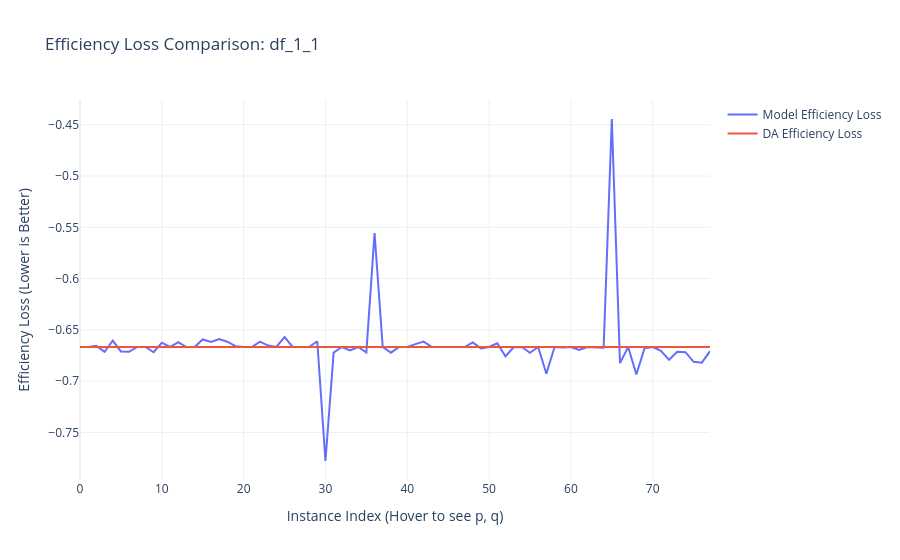

The code cell stored with this chart in its notebook:
### Code cell
import plotly.graph_objects as go
import pandas as pd


def plot_efficiency_comparison(df, name="Scenario"):
    # 1. データの準備
    # p, q の内容をHover時に見やすくするため文字列に変換（適宜スライスで短縮も可）
    hover_text = [f"Index: {i}<br>p: {p}<br>q: {q}" for i, p, q in zip(df.index, df['p'], df['q'])]

    # 2. グラフの作成
    fig = go.Figure()

    # ModelのEfficiency Loss
    fig.add_trace(go.Scatter(
        x=df.index,
        y=df['model_efficiency_loss'],
        mode='lines',
        name='Model Efficiency Loss',
        text=hover_text,
        hoverinfo='text+y'
    ))

    # DAのEfficiency Loss
    fig.add_trace(go.Scatter(
        x=df.index,
        y=df['da_efficiency_loss'],
        mode='lines',
        name='DA Efficiency Loss',
        text=hover_text,
        hoverinfo='text+y'
    ))

    # 3. レイアウトの設定
    fig.update_layout(
        title=f'Efficiency Loss Comparison: {name}',
        xaxis_title='Instance Index (Hover to see p, q)',
        yaxis_title='Efficiency Loss (Lower is Better)',
        hovermode='closest',
        template='plotly_white'
    )

    fig.show()

plot_efficiency_comparison(df_1_1, "df_1_1")

### Figure 1 — Plotly figure (JSON) as saved in the notebook; plotly's stock layout.template omitted (floating-point values rounded to 4 significant figures)
{"data": [{"hoverinfo": "text+y", "mode": "lines", "name": "Model Efficiency Loss", "text": ["Index: 0<br>p: [(3, 2, 1), (3, 2, 1), (3, 2, 1)]<br>q: [(3, 2, 1), (3, 2, 1), (3, 2, 1)]", "Index: 1<br>p: [(3, 2, 1), (3, 2, 1), (3, 2, 1)]<br>q: [(3, 1, 2), (3, 1, 2), (3, 1, 2)]", "Index: 2<br>p: [(3, 2, 1), (3, 2, 1), (3, 2, 1)]<br>q: [(2, 3, 1), (2, 3, 1), (2, 3, 1)]", "Index: 3<br>p: [(3, 2, 1), (3, 2, 1), (3, 2, 1)]<br>q: [(2, 1, 3), (2, 1, 3), (2, 1, 3)]", "Index: 4<br>p: [(3, 2, 1), (3, 2, 1), (3, 2, 1)]<br>q: [(1, 3, 2), (1, 3, 2), (1, 3, 2)]", "Index: 5<br>p: [(3, 2, 1), (3, 2, 1), (3, 2, 1)]<br>q: [(1, 2, 3), (1, 2, 3), (1, 2, 3)]", "Index: 6<br>p: [(3, 2, 1), (3, 2, 1), (3, 2, 1)]<br>q: [(1, 2, 2), (1, 2, 2), (1, 2, 2)]", "Index: 7<br>p: [(3, 2, 1), (3, 2, 1), (3, 2, 1)]<br>q: [(2, 1, 2), (2, 1, 2), (2, 1, 2)]", "Index: 8<br>p: [(3, 2, 1), (3, 2, 1), (3, 2, 1)]<br>q: [(2, 2, 1), (2, 2, 1), (2, 2, 1)]", "Index: 9<br>p: [(3, 2, 1), (3, 2, 1), (3, 2, 1)]<br>q: [(1, 1, 2), (1, 1, 2), (1, 1, 2)]", "Index: 10<br>p: [(3, 2, 1), (3, 2, 1), (3, 2, 1)]<br>q: [(1, 2, 1), (1, 2, 1), (1, 2, 1)]", "Index: 11<br>p: [(3, 2, 1), (3, 2, 1), (3, 2, 1)]<br>q: [(2, 1, 1), (2, 1, 1), (2, 1, 1)]", "Index: 12<br>p: [(3, 2, 1), (3, 2, 1), (3, 2, 1)]<br>q: [(1, 1, 1), (1, 1, 1), (1, 1, 1)]", "Index: 13<br>p: [(3, 1, 2), (3, 1, 2), (3, 1, 2)]<br>q: [(3, 2, 1), (3, 2, 1), (3, 2, 1)]", "Index: 14<br>p: [(3, 1, 2), (3, 1, 2), (3, 1, 2)]<br>q: [(3, 1, 2), (3, 1, 2), (3, 1, 2)]", "Index: 15<br>p: [(3, 1, 2), (3, 1, 2), (3, 1, 2)]<br>q: [(2, 3, 1), (2, 3, 1), (2, 3, 1)]", "Index: 16<br>p: [(3, 1, 2), (3, 1, 2), (3, 1, 2)]<br>q: [(2, 1, 3), (2, 1, 3), (2, 1, 3)]", "Index: 17<br>p: [(3, 1, 2), (3, 1, 2), (3, 1, 2)]<br>q: [(1, 3, 2), (1, 3, 2), (1, 3, 2)]", "Index: 18<br>p: [(3, 1, 2), (3, 1, 2), (3, 1, 2)]<br>q: [(1, 2, 3), (1, 2, 3), (1, 2, 3)]", "Index: 19<br>p: [(3, 1, 2), (3, 1, 2), (3, 1, 2)]<br>q: [(1, 2, 2), (1, 2, 2), (1, 2, 2)]", "Index: 20<br>p: [(3, 1, 2), (3, 1, 2), (3, 1, 2)]<br>q: [(2, 1, 2), (2, 1, 2), (2, 1, 2)]", "Index: 21<br>p: [(3, 1, 2), (3, 1, 2), (3, 1, 2)]<br>q: [(2, 2, 1), (2, 2, 1), (2, 2, 1)]", "Index: 22<br>p: [(3, 1, 2), (3, 1, 2), (3, 1, 2)]<br>q: [(1, 1, 2), (1, 1, 2), (1, 1, 2)]", "Index: 23<br>p: [(3, 1, 2), (3, 1, 2), (3, 1, 2)]<br>q: [(1, 2, 1), (1, 2, 1), (1, 2, 1)]", "Index: 24<br>p: [(3, 1, 2), (3, 1, 2), (3, 1, 2)]<br>q: [(2, 1, 1), (2, 1, 1), (2, 1, 1)]", "Index: 25<br>p: [(3, 1, 2), (3, 1, 2), (3, 1, 2)]<br>q: [(1, 1, 1), (1, 1, 1), (1, 1, 1)]", "Index: 26<br>p: [(2, 3, 1), (2, 3, 1), (2, 3, 1)]<br>q: [(3, 2, 1), (3, 2, 1), (3, 2, 1)]", "Index: 27<br>p: [(2, 3, 1), (2, 3, 1), (2, 3, 1)]<br>q: [(3, 1, 2), (3, 1, 2), (3, 1, 2)]", "Index: 28<br>p: [(2, 3, 1), (2, 3, 1), (2, 3, 1)]<br>q: [(2, 3, 1), (2, 3, 1), (2, 3, 1)]", "Index: 29<br>p: [(2, 3, 1), (2, 3, 1), (2, 3, 1)]<br>q: [(2, 1, 3), (2, 1, 3), (2, 1, 3)]", "Index: 30<br>p: [(2, 3, 1), (2, 3, 1), (2, 3, 1)]<br>q: [(1, 3, 2), (1, 3, 2), (1, 3, 2)]", "Index: 31<br>p: [(2, 3, 1), (2, 3, 1), (2, 3, 1)]<br>q: [(1, 2, 3), (1, 2, 3), (1, 2, 3)]", "Index: 32<br>p: [(2, 3, 1), (2, 3, 1), (2, 3, 1)]<br>q: [(1, 2, 2), (1, 2, 2), (1, 2, 2)]", "Index: 33<br>p: [(2, 3, 1), (2, 3, 1), (2, 3, 1)]<br>q: [(2, 1, 2), (2, 1, 2), (2, 1, 2)]", "Index: 34<br>p: [(2, 3, 1), (2, 3, 1), (2, 3, 1)]<br>q: [(2, 2, 1), (2, 2, 1), (2, 2, 1)]", "Index: 35<br>p: [(2, 3, 1), (2, 3, 1), (2, 3, 1)]<br>q: [(1, 1, 2), (1, 1, 2), (1, 1, 2)]", "Index: 36<br>p: [(2, 3, 1), (2, 3, 1), (2, 3, 1)]<br>q: [(1, 2, 1), (1, 2, 1), (1, 2, 1)]", "Index: 37<br>p: [(2, 3, 1), (2, 3, 1), (2, 3, 1)]<br>q: [(2, 1, 1), (2, 1, 1), (2, 1, 1)]", "Index: 38<br>p: [(2, 3, 1), (2, 3, 1), (2, 3, 1)]<br>q: [(1, 1, 1), (1, 1, 1), (1, 1, 1)]", "Index: 39<br>p: [(2, 1, 3), (2, 1, 3), (2, 1, 3)]<br>q: [(3, 2, 1), (3, 2, 1), (3, 2, 1)]", "Index: 40<br>p: [(2, 1, 3), (2, 1, 3), (2, 1, 3)]<br>q: [(3, 1, 2), (3, 1, 2), (3, 1, 2)]", "Index: 41<br>p: [(2, 1, 3), (2, 1, 3), (2, 1, 3)]<br>q: [(2, 3, 1), (2, 3, 1), (2, 3, 1)]", "Index: 42<br>p: [(2, 1, 3), (2, 1, 3), (2, 1, 3)]<br>q: [(2, 1, 3), (2, 1, 3), (2, 1, 3)]", "Index: 43<br>p: [(2, 1, 3), (2, 1, 3), (2, 1, 3)]<br>q: [(1, 3, 2), (1, 3, 2), (1, 3, 2)]", "Index: 44<br>p: [(2, 1, 3), (2, 1, 3), (2, 1, 3)]<br>q: [(1, 2, 3), (1, 2, 3), (1, 2, 3)]", "Index: 45<br>p: [(2, 1, 3), (2, 1, 3), (2, 1, 3)]<br>q: [(1, 2, 2), (1, 2, 2), (1, 2, 2)]", "Index: 46<br>p: [(2, 1, 3), (2, 1, 3), (2, 1, 3)]<br>q: [(2, 1, 2), (2, 1, 2), (2, 1, 2)]", "Index: 47<br>p: [(2, 1, 3), (2, 1, 3), (2, 1, 3)]<br>q: [(2, 2, 1), (2, 2, 1), (2, 2, 1)]", "Index: 48<br>p: [(2, 1, 3), (2, 1, 3), (2, 1, 3)]<br>q: [(1, 1, 2), (1, 1, 2), (1, 1, 2)]", "Index: 49<br>p: [(2, 1, 3), (2, 1, 3), (2, 1, 3)]<br>q: [(1, 2, 1), (1, 2, 1), (1, 2, 1)]", "Index: 50<br>p: [(2, 1, 3), (2, 1, 3), (2, 1, 3)]<br>q: [(2, 1, 1), (2, 1, 1), (2, 1, 1)]", "Index: 51<br>p: [(2, 1, 3), (2, 1, 3), (2, 1, 3)]<br>q: [(1, 1, 1), (1, 1, 1), (1, 1, 1)]", "Index: 52<br>p: [(1, 3, 2), (1, 3, 2), (1, 3, 2)]<br>q: [(3, 2, 1), (3, 2, 1), (3, 2, 1)]", "Index: 53<br>p: [(1, 3, 2), (1, 3, 2), (1, 3, 2)]<br>q: [(3, 1, 2), (3, 1, 2), (3, 1, 2)]", "Index: 54<br>p: [(1, 3, 2), (1, 3, 2), (1, 3, 2)]<br>q: [(2, 3, 1), (2, 3, 1), (2, 3, 1)]", "Index: 55<br>p: [(1, 3, 2), (1, 3, 2), (1, 3, 2)]<br>q: [(2, 1, 3), (2, 1, 3), (2, 1, 3)]", "Index: 56<br>p: [(1, 3, 2), (1, 3, 2), (1, 3, 2)]<br>q: [(1, 3, 2), (1, 3, 2), (1, 3, 2)]", "Index: 57<br>p: [(1, 3, 2), (1, 3, 2), (1, 3, 2)]<br>q: [(1, 2, 3), (1, 2, 3), (1, 2, 3)]", "Index: 58<br>p: [(1, 3, 2), (1, 3, 2), (1, 3, 2)]<br>q: [(1, 2, 2), (1, 2, 2), (1, 2, 2)]", "Index: 59<br>p: [(1, 3, 2), (1, 3, 2), (1, 3, 2)]<br>q: [(2, 1, 2), (2, 1, 2), (2, 1, 2)]", "Index: 60<br>p: [(1, 3, 2), (1, 3, 2), (1, 3, 2)]<br>q: [(2, 2, 1), (2, 2, 1), (2, 2, 1)]", "Index: 61<br>p: [(1, 3, 2), (1, 3, 2), (1, 3, 2)]<br>q: [(1, 1, 2), (1, 1, 2), (1, 1, 2)]", "Index: 62<br>p: [(1, 3, 2), (1, 3, 2), (1, 3, 2)]<br>q: [(1, 2, 1), (1, 2, 1), (1, 2, 1)]", "Index: 63<br>p: [(1, 3, 2), (1, 3, 2), (1, 3, 2)]<br>q: [(2, 1, 1), (2, 1, 1), (2, 1, 1)]", "Index: 64<br>p: [(1, 3, 2), (1, 3, 2), (1, 3, 2)]<br>q: [(1, 1, 1), (1, 1, 1), (1, 1, 1)]", "Index: 65<br>p: [(1, 2, 3), (1, 2, 3), (1, 2, 3)]<br>q: [(3, 2, 1), (3, 2, 1), (3, 2, 1)]", "Index: 66<br>p: [(1, 2, 3), (1, 2, 3), (1, 2, 3)]<br>q: [(3, 1, 2), (3, 1, 2), (3, 1, 2)]", "Index: 67<br>p: [(1, 2, 3), (1, 2, 3), (1, 2, 3)]<br>q: [(2, 3, 1), (2, 3, 1), (2, 3, 1)]", "Index: 68<br>p: [(1, 2, 3), (1, 2, 3), (1, 2, 3)]<br>q: [(2, 1, 3), (2, 1, 3), (2, 1, 3)]", "Index: 69<br>p: [(1, 2, 3), (1, 2, 3), (1, 2, 3)]<br>q: [(1, 3, 2), (1, 3, 2), (1, 3, 2)]", "Index: 70<br>p: [(1, 2, 3), (1, 2, 3), (1, 2, 3)]<br>q: [(1, 2, 3), (1, 2, 3), (1, 2, 3)]", "Index: 71<br>p: [(1, 2, 3), (1, 2, 3), (1, 2, 3)]<br>q: [(1, 2, 2), (1, 2, 2), (1, 2, 2)]", "Index: 72<br>p: [(1, 2, 3), (1, 2, 3), (1, 2, 3)]<br>q: [(2, 1, 2), (2, 1, 2), (2, 1, 2)]", "Index: 73<br>p: [(1, 2, 3), (1, 2, 3), (1, 2, 3)]<br>q: [(2, 2, 1), (2, 2, 1), (2, 2, 1)]", "Index: 74<br>p: [(1, 2, 3), (1, 2, 3), (1, 2, 3)]<br>q: [(1, 1, 2), (1, 1, 2), (1, 1, 2)]", "Index: 75<br>p: [(1, 2, 3), (1, 2, 3), (1, 2, 3)]<br>q: [(1, 2, 1), (1, 2, 1), (1, 2, 1)]", "Index: 76<br>p: [(1, 2, 3), (1, 2, 3), (1, 2, 3)]<br>q: [(2, 1, 1), (2, 1, 1), (2, 1, 1)]", "Index: 77<br>p: [(1, 2, 3), (1, 2, 3), (1, 2, 3)]<br>q: [(1, 1, 1), (1, 1, 1), (1, 1, 1)]"], "type": "scatter", "x": [0, 1, 2, 3, 4, 5, 6, 7, 8, 9, 10, 11, 12, 13, 14, 15, 16, 17, 18, 19, 20, 21, 22, 23, 24, 25, 26, 27, 28, 29, 30, 31, 32, 33, 34, 35, 36, 37, 38, 39, 40, 41, 42, 43, 44, 45, 46, 47, 48, 49, 50, 51, 52, 53, 54, 55, 56, 57, 58, 59, 60, 61, 62, 63, 64, 65, 66, 67, 68, 69, 70, 71, 72, 73, 74, 75, 76, 77], "y": [-0.6667, -0.6667, -0.6656, -0.6715, -0.6605, -0.671, -0.6713, -0.6667, -0.6667, -0.6718, -0.6624, -0.6667, -0.6619, -0.6667, -0.6667, -0.6593, -0.6618, -0.6588, -0.6615, -0.6658, -0.6667, -0.6667, -0.6615, -0.6653, -0.6667, -0.657, -0.6667, -0.6667, -0.6667, -0.6611, -0.7778, -0.6722, -0.6667, -0.6701, -0.6667, -0.672, -0.5556, -0.6667, -0.6722, -0.6667, -0.6667, -0.6639, -0.6614, -0.6667, -0.6667, -0.6663, -0.6667, -0.6667, -0.6621, -0.668, -0.6667, -0.6631, -0.6757, -0.667, -0.6667, -0.6722, -0.6667, -0.6928, -0.6667, -0.6672, -0.6667, -0.6695, -0.6667, -0.6667, -0.6672, -0.4444, -0.6824, -0.6667, -0.6935, -0.6679, -0.6667, -0.6703, -0.6791, -0.6714, -0.6717, -0.6811, -0.6819, -0.6707]}, {"hoverinfo": "text+y", "mode": "lines", "name": "DA Efficiency Loss", "text": ["Index: 0<br>p: [(3, 2, 1), (3, 2, 1), (3, 2, 1)]<br>q: [(3, 2, 1), (3, 2, 1), (3, 2, 1)]", "Index: 1<br>p: [(3, 2, 1), (3, 2, 1), (3, 2, 1)]<br>q: [(3, 1, 2), (3, 1, 2), (3, 1, 2)]", "Index: 2<br>p: [(3, 2, 1), (3, 2, 1), (3, 2, 1)]<br>q: [(2, 3, 1), (2, 3, 1), (2, 3, 1)]", "Index: 3<br>p: [(3, 2, 1), (3, 2, 1), (3, 2, 1)]<br>q: [(2, 1, 3), (2, 1, 3), (2, 1, 3)]", "Index: 4<br>p: [(3, 2, 1), (3, 2, 1), (3, 2, 1)]<br>q: [(1, 3, 2), (1, 3, 2), (1, 3, 2)]", "Index: 5<br>p: [(3, 2, 1), (3, 2, 1), (3, 2, 1)]<br>q: [(1, 2, 3), (1, 2, 3), (1, 2, 3)]", "Index: 6<br>p: [(3, 2, 1), (3, 2, 1), (3, 2, 1)]<br>q: [(1, 2, 2), (1, 2, 2), (1, 2, 2)]", "Index: 7<br>p: [(3, 2, 1), (3, 2, 1), (3, 2, 1)]<br>q: [(2, 1, 2), (2, 1, 2), (2, 1, 2)]", "Index: 8<br>p: [(3, 2, 1), (3, 2, 1), (3, 2, 1)]<br>q: [(2, 2, 1), (2, 2, 1), (2, 2, 1)]", "Index: 9<br>p: [(3, 2, 1), (3, 2, 1), (3, 2, 1)]<br>q: [(1, 1, 2), (1, 1, 2), (1, 1, 2)]", "Index: 10<br>p: [(3, 2, 1), (3, 2, 1), (3, 2, 1)]<br>q: [(1, 2, 1), (1, 2, 1), (1, 2, 1)]", "Index: 11<br>p: [(3, 2, 1), (3, 2, 1), (3, 2, 1)]<br>q: [(2, 1, 1), (2, 1, 1), (2, 1, 1)]", "Index: 12<br>p: [(3, 2, 1), (3, 2, 1), (3, 2, 1)]<br>q: [(1, 1, 1), (1, 1, 1), (1, 1, 1)]", "Index: 13<br>p: [(3, 1, 2), (3, 1, 2), (3, 1, 2)]<br>q: [(3, 2, 1), (3, 2, 1), (3, 2, 1)]", "Index: 14<br>p: [(3, 1, 2), (3, 1, 2), (3, 1, 2)]<br>q: [(3, 1, 2), (3, 1, 2), (3, 1, 2)]", "Index: 15<br>p: [(3, 1, 2), (3, 1, 2), (3, 1, 2)]<br>q: [(2, 3, 1), (2, 3, 1), (2, 3, 1)]", "Index: 16<br>p: [(3, 1, 2), (3, 1, 2), (3, 1, 2)]<br>q: [(2, 1, 3), (2, 1, 3), (2, 1, 3)]", "Index: 17<br>p: [(3, 1, 2), (3, 1, 2), (3, 1, 2)]<br>q: [(1, 3, 2), (1, 3, 2), (1, 3, 2)]", "Index: 18<br>p: [(3, 1, 2), (3, 1, 2), (3, 1, 2)]<br>q: [(1, 2, 3), (1, 2, 3), (1, 2, 3)]", "Index: 19<br>p: [(3, 1, 2), (3, 1, 2), (3, 1, 2)]<br>q: [(1, 2, 2), (1, 2, 2), (1, 2, 2)]", "Index: 20<br>p: [(3, 1, 2), (3, 1, 2), (3, 1, 2)]<br>q: [(2, 1, 2), (2, 1, 2), (2, 1, 2)]", "Index: 21<br>p: [(3, 1, 2), (3, 1, 2), (3, 1, 2)]<br>q: [(2, 2, 1), (2, 2, 1), (2, 2, 1)]", "Index: 22<br>p: [(3, 1, 2), (3, 1, 2), (3, 1, 2)]<br>q: [(1, 1, 2), (1, 1, 2), (1, 1, 2)]", "Index: 23<br>p: [(3, 1, 2), (3, 1, 2), (3, 1, 2)]<br>q: [(1, 2, 1), (1, 2, 1), (1, 2, 1)]", "Index: 24<br>p: [(3, 1, 2), (3, 1, 2), (3, 1, 2)]<br>q: [(2, 1, 1), (2, 1, 1), (2, 1, 1)]", "Index: 25<br>p: [(3, 1, 2), (3, 1, 2), (3, 1, 2)]<br>q: [(1, 1, 1), (1, 1, 1), (1, 1, 1)]", "Index: 26<br>p: [(2, 3, 1), (2, 3, 1), (2, 3, 1)]<br>q: [(3, 2, 1), (3, 2, 1), (3, 2, 1)]", "Index: 27<br>p: [(2, 3, 1), (2, 3, 1), (2, 3, 1)]<br>q: [(3, 1, 2), (3, 1, 2), (3, 1, 2)]", "Index: 28<br>p: [(2, 3, 1), (2, 3, 1), (2, 3, 1)]<br>q: [(2, 3, 1), (2, 3, 1), (2, 3, 1)]", "Index: 29<br>p: [(2, 3, 1), (2, 3, 1), (2, 3, 1)]<br>q: [(2, 1, 3), (2, 1, 3), (2, 1, 3)]", "Index: 30<br>p: [(2, 3, 1), (2, 3, 1), (2, 3, 1)]<br>q: [(1, 3, 2), (1, 3, 2), (1, 3, 2)]", "Index: 31<br>p: [(2, 3, 1), (2, 3, 1), (2, 3, 1)]<br>q: [(1, 2, 3), (1, 2, 3), (1, 2, 3)]", "Index: 32<br>p: [(2, 3, 1), (2, 3, 1), (2, 3, 1)]<br>q: [(1, 2, 2), (1, 2, 2), (1, 2, 2)]", "Index: 33<br>p: [(2, 3, 1), (2, 3, 1), (2, 3, 1)]<br>q: [(2, 1, 2), (2, 1, 2), (2, 1, 2)]", "Index: 34<br>p: [(2, 3, 1), (2, 3, 1), (2, 3, 1)]<br>q: [(2, 2, 1), (2, 2, 1), (2, 2, 1)]", "Index: 35<br>p: [(2, 3, 1), (2, 3, 1), (2, 3, 1)]<br>q: [(1, 1, 2), (1, 1, 2), (1, 1, 2)]", "Index: 36<br>p: [(2, 3, 1), (2, 3, 1), (2, 3, 1)]<br>q: [(1, 2, 1), (1, 2, 1), (1, 2, 1)]", "Index: 37<br>p: [(2, 3, 1), (2, 3, 1), (2, 3, 1)]<br>q: [(2, 1, 1), (2, 1, 1), (2, 1, 1)]", "Index: 38<br>p: [(2, 3, 1), (2, 3, 1), (2, 3, 1)]<br>q: [(1, 1, 1), (1, 1, 1), (1, 1, 1)]", "Index: 39<br>p: [(2, 1, 3), (2, 1, 3), (2, 1, 3)]<br>q: [(3, 2, 1), (3, 2, 1), (3, 2, 1)]", "Index: 40<br>p: [(2, 1, 3), (2, 1, 3), (2, 1, 3)]<br>q: [(3, 1, 2), (3, 1, 2), (3, 1, 2)]", "Index: 41<br>p: [(2, 1, 3), (2, 1, 3), (2, 1, 3)]<br>q: [(2, 3, 1), (2, 3, 1), (2, 3, 1)]", "Index: 42<br>p: [(2, 1, 3), (2, 1, 3), (2, 1, 3)]<br>q: [(2, 1, 3), (2, 1, 3), (2, 1, 3)]", "Index: 43<br>p: [(2, 1, 3), (2, 1, 3), (2, 1, 3)]<br>q: [(1, 3, 2), (1, 3, 2), (1, 3, 2)]", "Index: 44<br>p: [(2, 1, 3), (2, 1, 3), (2, 1, 3)]<br>q: [(1, 2, 3), (1, 2, 3), (1, 2, 3)]", "Index: 45<br>p: [(2, 1, 3), (2, 1, 3), (2, 1, 3)]<br>q: [(1, 2, 2), (1, 2, 2), (1, 2, 2)]", "Index: 46<br>p: [(2, 1, 3), (2, 1, 3), (2, 1, 3)]<br>q: [(2, 1, 2), (2, 1, 2), (2, 1, 2)]", "Index: 47<br>p: [(2, 1, 3), (2, 1, 3), (2, 1, 3)]<br>q: [(2, 2, 1), (2, 2, 1), (2, 2, 1)]", "Index: 48<br>p: [(2, 1, 3), (2, 1, 3), (2, 1, 3)]<br>q: [(1, 1, 2), (1, 1, 2), (1, 1, 2)]", "Index: 49<br>p: [(2, 1, 3), (2, 1, 3), (2, 1, 3)]<br>q: [(1, 2, 1), (1, 2, 1), (1, 2, 1)]", "Index: 50<br>p: [(2, 1, 3), (2, 1, 3), (2, 1, 3)]<br>q: [(2, 1, 1), (2, 1, 1), (2, 1, 1)]", "Index: 51<br>p: [(2, 1, 3), (2, 1, 3), (2, 1, 3)]<br>q: [(1, 1, 1), (1, 1, 1), (1, 1, 1)]", "Index: 52<br>p: [(1, 3, 2), (1, 3, 2), (1, 3, 2)]<br>q: [(3, 2, 1), (3, 2, 1), (3, 2, 1)]", "Index: 53<br>p: [(1, 3, 2), (1, 3, 2), (1, 3, 2)]<br>q: [(3, 1, 2), (3, 1, 2), (3, 1, 2)]", "Index: 54<br>p: [(1, 3, 2), (1, 3, 2), (1, 3, 2)]<br>q: [(2, 3, 1), (2, 3, 1), (2, 3, 1)]", "Index: 55<br>p: [(1, 3, 2), (1, 3, 2), (1, 3, 2)]<br>q: [(2, 1, 3), (2, 1, 3), (2, 1, 3)]", "Index: 56<br>p: [(1, 3, 2), (1, 3, 2), (1, 3, 2)]<br>q: [(1, 3, 2), (1, 3, 2), (1, 3, 2)]", "Index: 57<br>p: [(1, 3, 2), (1, 3, 2), (1, 3, 2)]<br>q: [(1, 2, 3), (1, 2, 3), (1, 2, 3)]", "Index: 58<br>p: [(1, 3, 2), (1, 3, 2), (1, 3, 2)]<br>q: [(1, 2, 2), (1, 2, 2), (1, 2, 2)]", "Index: 59<br>p: [(1, 3, 2), (1, 3, 2), (1, 3, 2)]<br>q: [(2, 1, 2), (2, 1, 2), (2, 1, 2)]", "Index: 60<br>p: [(1, 3, 2), (1, 3, 2), (1, 3, 2)]<br>q: [(2, 2, 1), (2, 2, 1), (2, 2, 1)]", "Index: 61<br>p: [(1, 3, 2), (1, 3, 2), (1, 3, 2)]<br>q: [(1, 1, 2), (1, 1, 2), (1, 1, 2)]", "Index: 62<br>p: [(1, 3, 2), (1, 3, 2), (1, 3, 2)]<br>q: [(1, 2, 1), (1, 2, 1), (1, 2, 1)]", "Index: 63<br>p: [(1, 3, 2), (1, 3, 2), (1, 3, 2)]<br>q: [(2, 1, 1), (2, 1, 1), (2, 1, 1)]", "Index: 64<br>p: [(1, 3, 2), (1, 3, 2), (1, 3, 2)]<br>q: [(1, 1, 1), (1, 1, 1), (1, 1, 1)]", "Index: 65<br>p: [(1, 2, 3), (1, 2, 3), (1, 2, 3)]<br>q: [(3, 2, 1), (3, 2, 1), (3, 2, 1)]", "Index: 66<br>p: [(1, 2, 3), (1, 2, 3), (1, 2, 3)]<br>q: [(3, 1, 2), (3, 1, 2), (3, 1, 2)]", "Index: 67<br>p: [(1, 2, 3), (1, 2, 3), (1, 2, 3)]<br>q: [(2, 3, 1), (2, 3, 1), (2, 3, 1)]", "Index: 68<br>p: [(1, 2, 3), (1, 2, 3), (1, 2, 3)]<br>q: [(2, 1, 3), (2, 1, 3), (2, 1, 3)]", "Index: 69<br>p: [(1, 2, 3), (1, 2, 3), (1, 2, 3)]<br>q: [(1, 3, 2), (1, 3, 2), (1, 3, 2)]", "Index: 70<br>p: [(1, 2, 3), (1, 2, 3), (1, 2, 3)]<br>q: [(1, 2, 3), (1, 2, 3), (1, 2, 3)]", "Index: 71<br>p: [(1, 2, 3), (1, 2, 3), (1, 2, 3)]<br>q: [(1, 2, 2), (1, 2, 2), (1, 2, 2)]", "Index: 72<br>p: [(1, 2, 3), (1, 2, 3), (1, 2, 3)]<br>q: [(2, 1, 2), (2, 1, 2), (2, 1, 2)]", "Index: 73<br>p: [(1, 2, 3), (1, 2, 3), (1, 2, 3)]<br>q: [(2, 2, 1), (2, 2, 1), (2, 2, 1)]", "Index: 74<br>p: [(1, 2, 3), (1, 2, 3), (1, 2, 3)]<br>q: [(1, 1, 2), (1, 1, 2), (1, 1, 2)]", "Index: 75<br>p: [(1, 2, 3), (1, 2, 3), (1, 2, 3)]<br>q: [(1, 2, 1), (1, 2, 1), (1, 2, 1)]", "Index: 76<br>p: [(1, 2, 3), (1, 2, 3), (1, 2, 3)]<br>q: [(2, 1, 1), (2, 1, 1), (2, 1, 1)]", "Index: 77<br>p: [(1, 2, 3), (1, 2, 3), (1, 2, 3)]<br>q: [(1, 1, 1), (1, 1, 1), (1, 1, 1)]"], "type": "scatter", "x": [0, 1, 2, 3, 4, 5, 6, 7, 8, 9, 10, 11, 12, 13, 14, 15, 16, 17, 18, 19, 20, 21, 22, 23, 24, 25, 26, 27, 28, 29, 30, 31, 32, 33, 34, 35, 36, 37, 38, 39, 40, 41, 42, 43, 44, 45, 46, 47, 48, 49, 50, 51, 52, 53, 54, 55, 56, 57, 58, 59, 60, 61, 62, 63, 64, 65, 66, 67, 68, 69, 70, 71, 72, 73, 74, 75, 76, 77], "y": [-0.6667, -0.6667, -0.6667, -0.6667, -0.6667, -0.6667, -0.6667, -0.6667, -0.6667, -0.6667, -0.6667, -0.6667, -0.6667, -0.6667, -0.6667, -0.6667, -0.6667, -0.6667, -0.6667, -0.6667, -0.6667, -0.6667, -0.6667, -0.6667, -0.6667, -0.6667, -0.6667, -0.6667, -0.6667, -0.6667, -0.6667, -0.6667, -0.6667, -0.6667, -0.6667, -0.6667, -0.6667, -0.6667, -0.6667, -0.6667, -0.6667, -0.6667, -0.6667, -0.6667, -0.6667, -0.6667, -0.6667, -0.6667, -0.6667, -0.6667, -0.6667, -0.6667, -0.6667, -0.6667, -0.6667, -0.6667, -0.6667, -0.6667, -0.6667, -0.6667, -0.6667, -0.6667, -0.6667, -0.6667, -0.6667, -0.6667, -0.6667, -0.6667, -0.6667, -0.6667, -0.6667, -0.6667, -0.6667, -0.6667, -0.6667, -0.6667, -0.6667, -0.6667]}], "layout": {"hovermode": "closest", "title": {"text": "Efficiency Loss Comparison: df_1_1"}, "xaxis": {"title": {"text": "Instance Index (Hover to see p, q)"}}, "yaxis": {"title": {"text": "Efficiency Loss (Lower is Better)"}}}}
